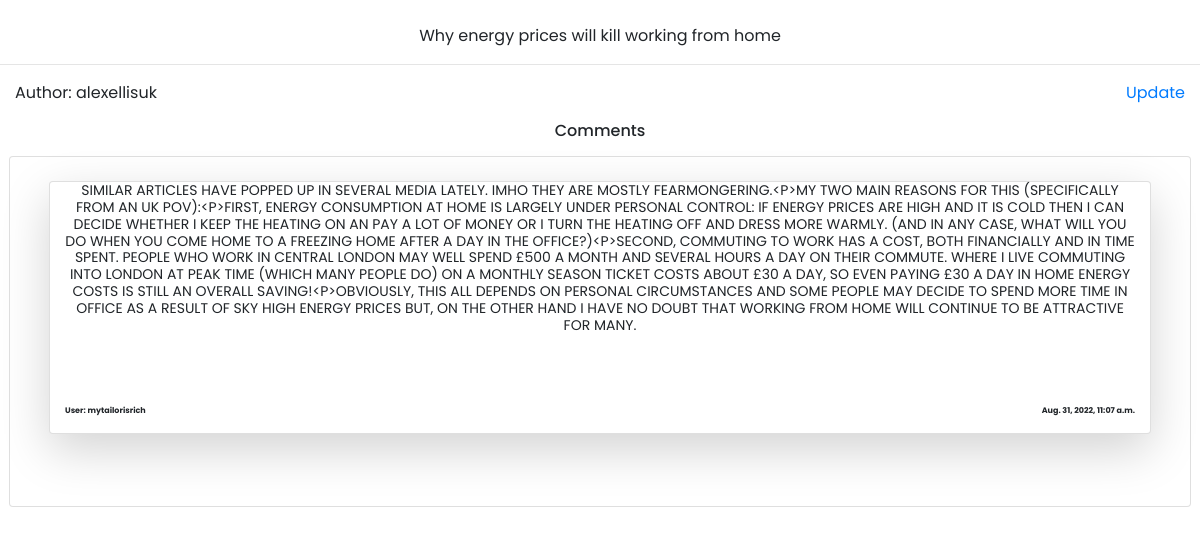
The page /post/32660198/ on the database its author committed.
### apiapp/models.py (models this page shows, shortened)
class News(models.Model):
    title = models.CharField(max_length=200, blank = True, null = True)
    hackernews_id = models.BigIntegerField(unique=True, primary_key=True)
    time = UCDateTimeField(default=datetime.now)
    category = models.CharField(max_length=50, blank = True, null = True)
    post_url = models.CharField(max_length=200, blank = True, null = True, default='http://stoplight.io/prism/')
    author = models.CharField(max_length=50, blank = True, null = True)
    path = models.CharField(max_length=50, blank = True, null = True, default='user')

class ApiComment(models.Model):
    author_id = models.BigIntegerField()
    text = models.TextField( blank=True, null=True)
    by = models.CharField(max_length=200, default='user')
    time = UCDateTimeField(default=datetime.now)
    comment_id = models.BigIntegerField(unique=True)

### apiapp/views.py (the view)
# urls.py: path('post/<id>/', detail_view, name='post_detail'),
def detail_view(request, id):
    context = {}
    context["news"] = News.objects.get( hackernews_id = id )
    context["comments"] = ApiComment.objects.filter(author_id = id).all()
    return render(request, 'news_api/post_detail.html', context)

### templates/news_api/post_detail.html (shortened to what this page needs)
{% extends 'news_api/base.html' %}
{% block content %}
<br>
<p class="text-center">{{ news.title }}</p>
<hr class="my-text">
<div class="container-fluid ">
    <div class="row">
        <div class="col-6">
            <p class="text-left">Author: {{ news.author }}</p>
        </div>
        {% if news.path == 'user' %}
        <div class="col-6">
            <p class="text-right"><a href="{% url 'post_edit' news.pk %}">Update</a></p>
        </div>
        {% else %}
        <div class="col-6">
            <p class="text-right"><a href="{% url 'edit_error' %}">Update</a></p>
        </div>
        {% endif %}
        <br>
    </div>
</div>
<h6 class="text-center">Comments</h6>
<div class="container-fluid padding justify-content-center pt-2 px-4" style="background-color:;">
    <div class="row card p-4 mb-5" style="background-color:white;" >
        {% for comment in comments %}
        <div class="col-12 ">
            <div class="card shadow-lg mb-5 bg-white rounded" style="border-radius:.5em;">
                <div class="col-12">
                                    <div class="" style="background-color:;">
                <h2 class="text-uppercase small mb-1 text-center">{{ comment.text }}
              </h2>
                              <h5 class="text-uppercase small mb-1 text-center pt-3">
              </h5>
            </div>
        </div>
                <div class="container-fluid">
                    <div class="row">
                        <div class="col-3 pt-5">
                            <p style="font-size:.5em;  font-weight:bold;">User: {{ comment.by }}</p>
                        </div>
                        <div class="col-3 pt-5">
                        </div>
            <div class="col-3">
            <div class="pt-5 text-left">
            </div>
            </div>
            <div class="col-3">
            <div class=" pt-5 text-right">
                <p style="font-size:.5em;  font-weight:bold;">{{ comment.time }}</p>
            </div>
            </div>
                        </div>
                </div>
            </div>
    </div>
            {% endfor %}
</div>
</div>
    <br>
{% endblock content %}

### templates/news_api/base.html (style rules this page uses)
body { font-family:'Poppins'; }

### rows shown on the page
News: title "Why energy prices will kill working from home", author "alexellisuk"
ApiComment: text "SIMILAR ARTICLES HAVE POPPED UP IN SEVERAL MEDIA LATELY. IMHO THEY ARE MOSTLY FEARMONGERING.<P>MY TWO MAIN REASONS FOR THIS (SPECIFICALLY FROM AN UK POV):<P>FIRST, ENERGY CONSUMPTION AT HOME IS LARGELY UNDER PERSONAL CONTROL: IF ENERGY PRICES ARE HIGH AND IT IS COLD THEN I CAN DECIDE WHETHER I KEEP THE HEATING ON AN PAY A LOT OF MONEY OR I TURN THE HEATING OFF AND DRESS MORE WARMLY. (AND IN ANY CASE, WHAT WILL YOU DO WHEN YOU COME HOME TO A FREEZING HOME AFTER A DAY IN THE OFFICE?)<P>SECOND, COMMUTING TO WORK HAS A COST, BOTH FINANCIALLY AND IN TIME SPENT. PEOPLE WHO WORK IN CENTRAL LONDON MAY WELL SPEND £500 A MONTH AND SEVERAL HOURS A DAY ON THEIR COMMUTE. WHERE I LIVE COMMUTING INTO…", by "mytailorisrich", time "Aug. 31, 2022, 11:07 a.m."
